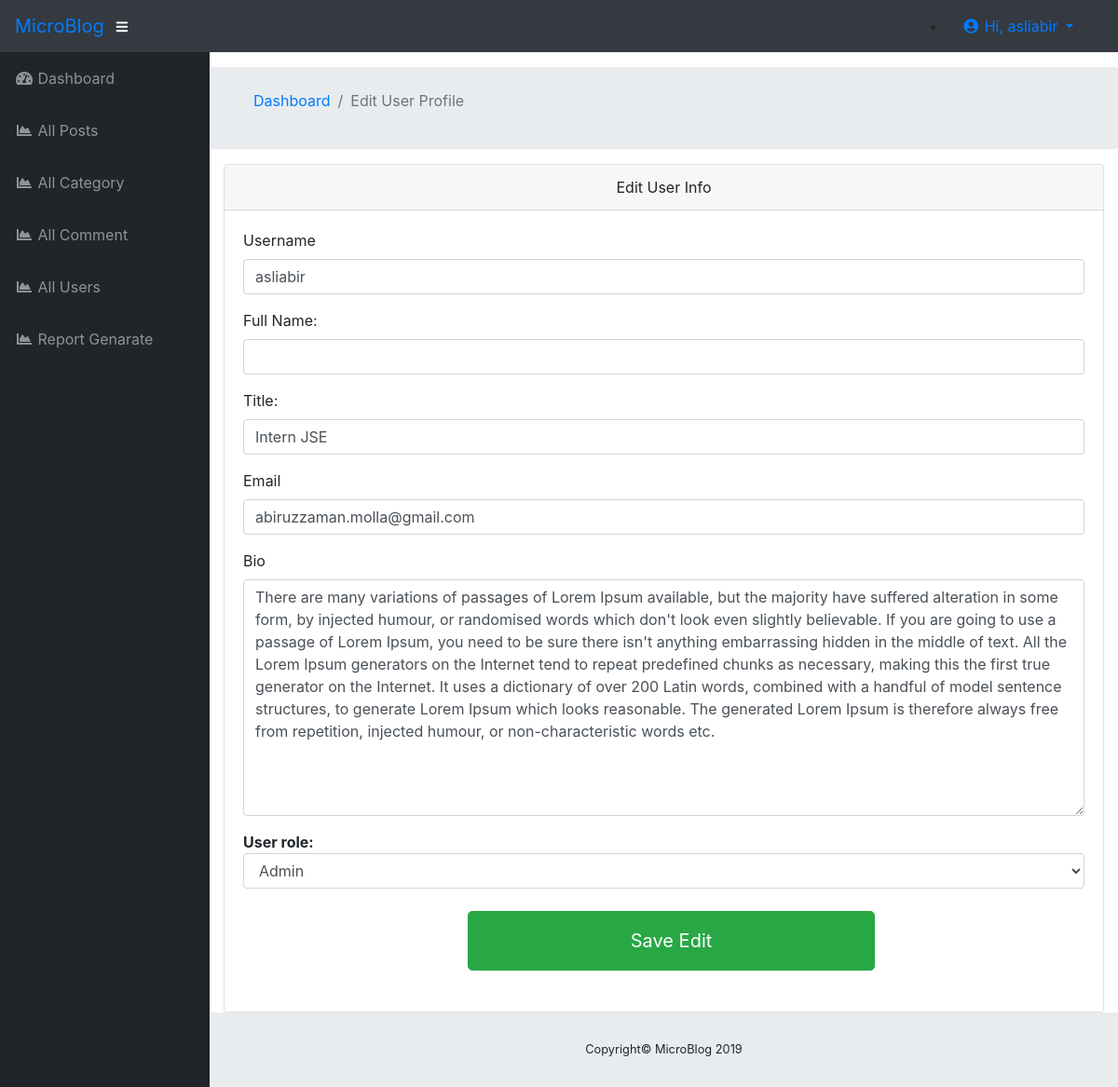
The page /admin/editUser.php?id=1 (signed in) on the database its author committed.
### tables this page shows
CREATE TABLE `tbl_user` (
  `uid` int(10) NOT NULL,
  `username` varchar(30) NOT NULL,
  `fullName` varchar(60) DEFAULT NULL,
  `image` varchar(200) DEFAULT NULL,
  `title` varchar(50) DEFAULT NULL,
  `email` varchar(100) NOT NULL,
  `password` varchar(30) NOT NULL,
  `bio` varchar(5000) DEFAULT NULL,
  `role` tinyint(2) NOT NULL DEFAULT '1'
);

### admin/editUser.php (the view, shortened to what this page needs)
<?php ob_start();
include "inc/header.php"; ?>
<div id="wrapper">
    <?php include "inc/sidebar.php"; ?>
    <div id="content-wrapper">
        <div class="container-fluid">
            <div class="row breadcrumb dashboard-breadcrumb">
                <div class="col-md-8">
                    <ol class="breadcrumb">
                        <li class="breadcrumb-item">
                            <a href="index.php">Dashboard</a>
                        </li>
                        <li class="breadcrumb-item active">Edit User Profile</li>
                    </ol>
                </div>
            </div>
            <div class="card">
                <div class="card-header text-center">
                    Edit User Info
                </div>
                <div class="card-body">
                    <?php
                    if (isset($_GET['id']) && is_numeric($_GET['id'])) {
                        $id = $_GET['id'];
                        $sql = "SELECT * FROM `tbl_user` WHERE `uid` = $id";
                        $result = $db->query($sql) or die($db->error);;
                        $row = $result->fetch_assoc();
                        ?>
                        <form action="sReq/editUser.php" method="post" id="editUser">
                            <div class="form-group">
                                <label for="username">Username</label>
                                <input type="text" name="username" class="form-control" value="<?php echo $row['username']; ?>" id="username">
                            </div>
                            <div class="form-group">
                                <label for="fullName">Full Name:</label>
                                <input type="text" name="fullName" class="form-control" value="<?php echo $row['fullName']; ?>" id="fullName">
                            </div>
                            <div class="form-group">
                                <label for="title">Title:</label>
                                <input type="text" name="title" class="form-control" value="<?php echo $row['title']; ?>" id="title">
                            </div>
                            <div class="form-group">
                                <label for="email">Email</label>
                                <input class="form-control" name="email" id="email" value="<?php echo $row['email']; ?>" />
                            </div>
                            <div class="form-group">
                                <label for="bio">Bio</label>
                                <textarea class="form-control" name="bio" id="bio" rows="10"><?php echo $row['bio']; ?></textarea>
                            </div>
                            <div class=" form-group">
                                <b>User role: </b>
                                <select name="role" class="form-control">
                                    <?php
                                        if ($row['role'] == 1) {
                                            echo "
                                        <option value='0'>User</option>
                                        <option value='1' selected>Admin</option>
                                        ";
                                        } else {
                                            echo "
                                            <option value='0' selected>User</option>
                                            <option value='1'>Admin</option>
                                            ";
                                        } ?>
                                </select>
                            </div>
                            <div class="form-group row">
                                <div class="col-sm-6 m-auto">
                                    <button type="submit" name="editUser" class="btn btn-success btn-block btn-lg text-center p-3 m-2">Save Edit</button>
                                </div>
                            </div>
                        </form>
                    <?php } else {
                        header("Location: allCategory.php");
                    } ?>
                </div>
            </div>
        </div>
        <?php include "inc/footer.php"; ?>

### rows shown on the page
tbl_user: username "asliabir", title "Intern JSE", email "abiruzzaman.molla@gmail.com", bio "There are many variations of passages of Lorem Ipsum available, but the majority have suffered alteration in some form, by injected humour, or randomised words which don't look even slightly believable. If you are going to use a passage of Lorem Ipsum, you need to be sure there isn't anything embarrassing hidden in the middle of text. All the Lorem Ipsum generators on the Internet tend to repeat predefined chunks as necessary, making this the first true generator on the Internet. It uses a dictionary of over 200 Latin words, combined with a handful of model sentence structures, to generate Lorem Ipsum which looks reasonable. The generated Lorem Ipsum is therefore always free from…", role "Admin"

### other values the page prints
$_SESSION['username'] "asliabir"
